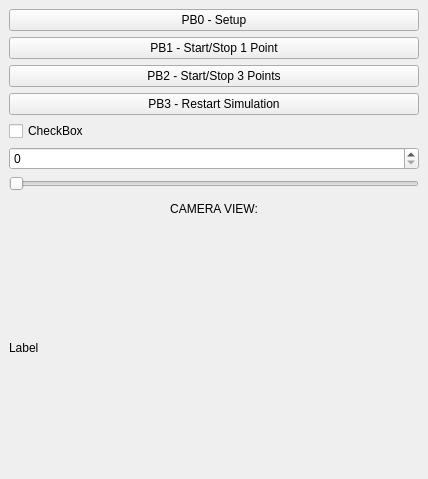
<?xml version="1.0" encoding="UTF-8"?>
<ui version="4.0">
 <class>SamplePlugin</class>
 <widget class="QDockWidget" name="SamplePlugin">
  <property name="geometry">
   <rect>
    <x>0</x>
    <y>0</y>
    <width>428</width>
    <height>479</height>
   </rect>
  </property>
  <property name="windowTitle">
   <string>ROVI 1 Final Project (SDU) - Visual Servoing PA10 </string>
  </property>
  <widget class="QWidget" name="dockWidgetContents">
   <layout class="QVBoxLayout" name="verticalLayout_2">
    <item>
     <layout class="QVBoxLayout" name="verticalLayout">
      <item>
       <widget class="QPushButton" name="_btn0">
        <property name="text">
         <string>PB0 - Setup</string>
        </property>
       </widget>
      </item>
      <item>
       <widget class="QPushButton" name="_btn1">
        <property name="text">
         <string>PB1 - Start/Stop 1 Point</string>
        </property>
       </widget>
      </item>
      <item>
       <widget class="QPushButton" name="_btn2">
        <property name="text">
         <string>PB2 - Start/Stop 3 Points</string>
        </property>
       </widget>
      </item>
      <item>
       <widget class="QPushButton" name="_btn3">
        <property name="text">
         <string>PB3 - Restart Simulation</string>
        </property>
       </widget>
      </item>
      <item>
       <widget class="QCheckBox" name="_checkBox">
        <property name="text">
         <string>CheckBox</string>
        </property>
       </widget>
      </item>
      <item>
       <widget class="QSpinBox" name="_spinBox"/>
      </item>
      <item>
       <widget class="QSlider" name="_slider">
        <property name="orientation">
         <enum>Qt::Horizontal</enum>
        </property>
       </widget>
      </item>
      <item>
       <widget class="QLabel" name="_winTitle">
        <property name="maximumSize">
         <size>
          <width>16777215</width>
          <height>23</height>
         </size>
        </property>
        <property name="text">
         <string>CAMERA VIEW:</string>
        </property>
        <property name="alignment">
         <set>Qt::AlignCenter</set>
        </property>
       </widget>
      </item>
      <item>
       <widget class="QLabel" name="_label">
        <property name="text">
         <string>Label</string>
        </property>
       </widget>
      </item>
     </layout>
    </item>
   </layout>
  </widget>
 </widget>
 <resources/>
 <connections/>
</ui>
